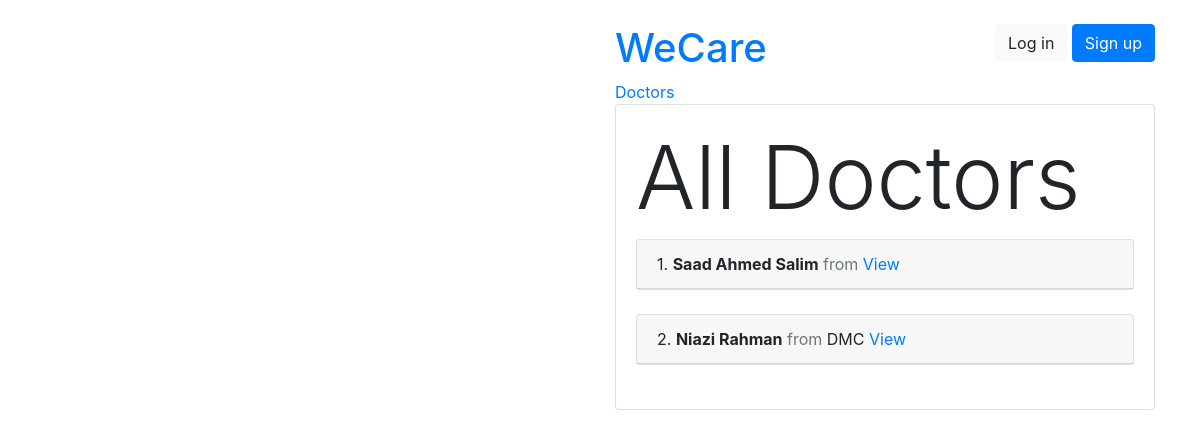
The app's page /users/doctors/, older data.
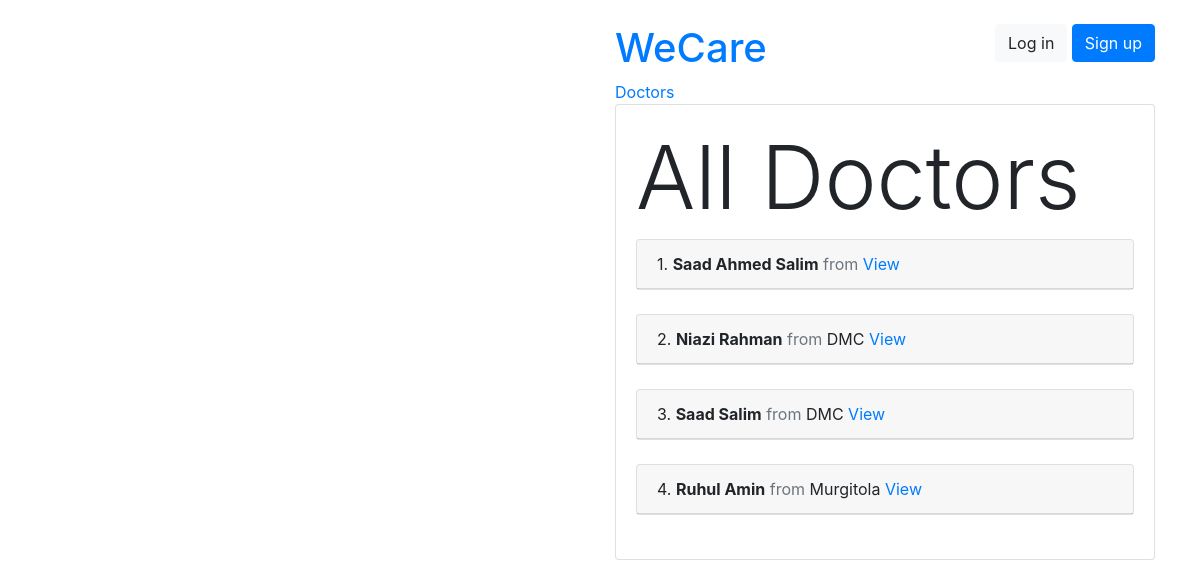
The same page, newer data.
### users/models.py (models this page shows, shortened)
class Doctor(models.Model):
    user = models.OneToOneField(User, on_delete=models.CASCADE, primary_key=True)
    SSC_GPA = models.DecimalField(decimal_places=2, max_digits=5, default=0.0)
    HSC_GPA = models.DecimalField(decimal_places=2, max_digits=5, default=0.0)
    BMDC_RegNo = models.CharField(max_length=100, blank=False, null=False)
    MBBS_Session = models.CharField(max_length=100, blank=False, null=False)
    MBBS_Inst = models.CharField(max_length=100, blank=False, null=False)
    PostGrad_details = models.CharField(max_length=255, blank=True, null=True)

class User(AbstractUser):
    is_doctor = models.BooleanField(default=False)
    is_patient = models.BooleanField(default=False)
    NID = models.CharField(max_length=50, blank=False, null=False)
    email = models.CharField(max_length=100)
    age = models.PositiveIntegerField(null=True, blank=True)
    GENDER_CHOICES = (
        ('M', 'Male'),
        ('F', 'Female'),
    )
    gender = models.CharField(max_length=1, choices=GENDER_CHOICES)

### users/views.py (the view)
# urls.py: path('doctors/', DoctorsListView.as_view(), name='doctor_list'),
class DoctorsListView(ListView):
    model = Doctor
    template_name = 'users/doctor_list.html'

### templates/users/doctor_list.html (shortened to what this page needs)
{% extends 'base.html' %}
{% block content %}
<h4 class="display-2">All Doctors</h4>
  {% for doctor in object_list %}
    <div class="card">
      <div class="card-header">
        <span class='text-weight-bold'> {{forloop.counter}}.</span>
        <span class="font-weight-bold">{{doctor.user.first_name}} {{doctor.user.last_name}}</span>
        <span class="text-muted">from </span>
        {{ doctor.MBBS_Inst }}
        <a href="{% url 'doctor_detail' doctor.pk %}"> View </a>
      </div>
    </div>
    <br />
  {% endfor %}
{% endblock %}

### templates/base.html (shortened to what this page needs)
{% load static %}<!doctype html>
<html lang="en">
<head>
    <link rel="stylesheet" href="https://maxcdn.bootstrapcdn.com/bootstrap/4.0.0/css/bootstrap.min.css">
</head>
<body>
  <div class="container my-4">
  <div class="row justify-content-end align-items-end">
    <div class="col-md-6 col-sm-6">
      <div class="row">
        <div class="col-6">
          <h1 class="logo">
            <a href="{% url 'home' %}">
              WeCare
            </a>
          </h1>
          <a href="{% url 'doctor_list' %}">Doctors</a>
        </div>
        <div class="col-6 text-right">
          {% if user.is_authenticated %}
            <p class="pt-3">Logged in as <strong>{{ user.username }}</strong>. <a href="{% url 'logout' %}">Log out</a>.</p>
          {% else %}
            <a href="{% url 'login' %}" class="btn btn-light" role="button">Log in</a>
            <a href="{% url 'signup' %}" class="btn btn-primary" role="button">Sign up</a>
          {% endif %}
        </div>
      </div>
      <div class="card mb-3">
        <div class="card-body">
          {% block content %}
          {% endblock %}
        </div>
      </div>
    </div>
  </div>
</div>
</body>
</html>

### templates/base.html (style rules this page uses)
body { background-image: url("http://18.188.51.176/wp-content/uploads/2019/01/15102113_isolated-1188036_1920.png"); height: 300%; background-position: left top ; background-repeat: no-repeat; background-size: cover; }

Row changes from the older to the newer data that the page shows:
added Doctor: user.first_name "Saad", user.last_name "Salim", MBBS_Inst "DMC"
added Doctor: user.first_name "Ruhul", user.last_name "Amin", MBBS_Inst "Murgitola"
